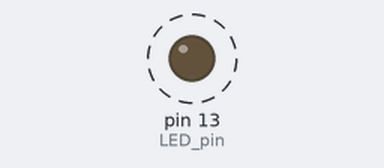
Recording of a sketch running on a simulated Arduino Uno, built with avr-gcc and run on an emulated ATmega328P. Shown: output pins drawn as LEDs (lit = HIGH). Dashed ring = blinking.

Above: at 0.4 s.
Timing chart, 0 to 3.0 s (numbered marks = the images above):
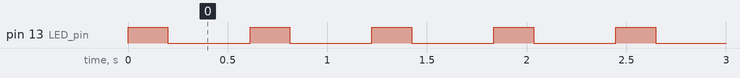

Measured:
- by itself, pin 13 (LED_pin): alternates HIGH for 0.20 s and LOW for 0.41 s

The sketch:

DJ_metronome.ino
```cpp
/* ================================================================================================== +
                                   Arduino DJ metronome

        WHAT DOES THIS SKETCH (PROGRAM) DO?
        -----------------------------------
        This sketch turns the Arduino into a blinking metronome to help new vinyl DJs get a
        sense of two of the most common speeds for dance music. Right now if only does two
        kinds of standards beats - Chicago house (120 beats per minute), and old skool hip hop
        98 beats per minute).


        HOW DO YOU RUN THE SKETCH?
        --------------------------
        + In Section 1, comment out the lines for the kind of beats you DON'T wamt to see
        + Plug in the board and press run!


        WHAT HARDWARE DO YOU NEED TO RUN THIS SKETCH?
        -------------------------------------------
        + This sketch is written for the Arduino Uno
        + This sketch needs nothing other than the Arduino board itself to run.


        ANY OBVIOUS MODS?
        --------------------------------------------
        + If you want to run this on the Uno but with an external LED (bigger, different color),
          go for it! But change the pin number in the first line of code depending on where
          you plug in the LED.
        + The sketch is written for the Uno, but you can run it on any board with an on-board
          (or external) LED, as long as you put the right pin number in the first line of code.
        + Try a speaker as output! Beeps as well as blinks, but same function in the end.

+ ================================================================================================== */


//SECTION 1- INITIALIZE OUR VARIABLES
    //Initialize the on-board "L" LED, which sits at pin 13, and
    int LED_pin = 13;

    // Initialize beat and silence lengths for Chicago house tempo (120 bpm)
    // Comment out this section if you are looking for hip hop!
    //int beat = 200;
    //int silent = 300;

    // Initialize beat and silence lengths for hip hop tempo (98 bpm)
    // Comment out this section if you are looking for Chicago house!
    int beat = 200;
    int silent = 412;


//SECTION 2 - Every sketch needs a setup() function to fire up the parts we'll be using
    void setup()
    {
        pinMode(LED_pin, OUTPUT);
    }


//SECTION 3 - Every sketch also needs a loop() function where the commands actually run
    void loop()
    {
    //TURN THE PIN ON
      digitalWrite(LED_pin, HIGH);
      delay(beat);
      digitalWrite(LED_pin, LOW);
      delay(silent);
    }
```
